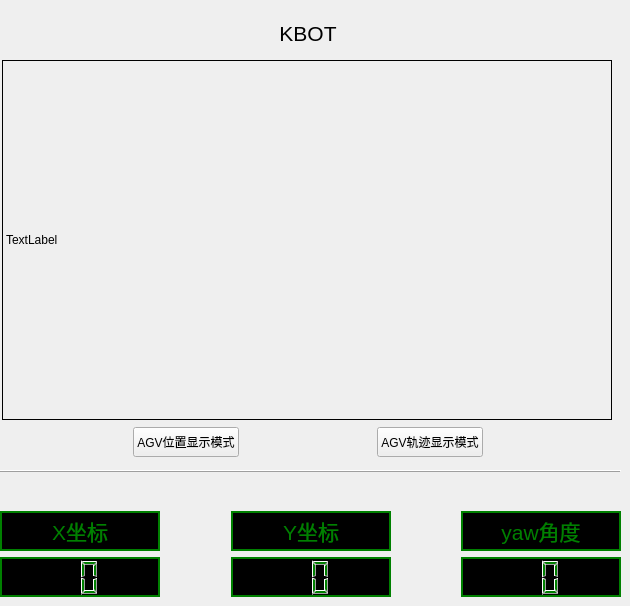
       <widget class="QWidget" name="tab_4">
        <attribute name="title">
         <string>car_path</string>
        </attribute>
        <widget class="QWidget" name="layoutWidget">
         <property name="geometry">
          <rect>
           <x>2</x>
           <y>12</y>
           <width>612</width>
           <height>446</height>
          </rect>
         </property>
         <layout class="QVBoxLayout" name="verticalLayout_19">
          <item>
           <widget class="QLabel" name="label_27">
            <property name="enabled">
             <bool>true</bool>
            </property>
            <property name="minimumSize">
             <size>
              <width>0</width>
              <height>40</height>
             </size>
            </property>
            <property name="maximumSize">
             <size>
              <width>1000</width>
              <height>40</height>
             </size>
            </property>
            <property name="font">
             <font>
              <pointsize>16</pointsize>
             </font>
            </property>
            <property name="lineWidth">
             <number>3</number>
            </property>
            <property name="text">
             <string>KBOT</string>
            </property>
            <property name="alignment">
             <set>Qt::AlignCenter</set>
            </property>
           </widget>
          </item>
          <item>
           <widget class="QLabel" name="label_agv_image">
            <property name="minimumSize">
             <size>
              <width>610</width>
              <height>360</height>
             </size>
            </property>
            <property name="maximumSize">
             <size>
              <width>610</width>
              <height>360</height>
             </size>
            </property>
            <property name="styleSheet">
             <string notr="true">border: 1px solid black</string>
            </property>
            <property name="text">
             <string>TextLabel</string>
            </property>
           </widget>
          </item>
          <item>
           <layout class="QHBoxLayout" name="horizontalLayout_25">
            <item>
             <spacer name="horizontalSpacer_5">
              <property name="orientation">
               <enum>Qt::Horizontal</enum>
              </property>
              <property name="sizeHint" stdset="0">
               <size>
                <width>40</width>
                <height>20</height>
               </size>
              </property>
             </spacer>
            </item>
            <item>
             <widget class="QPushButton" name="agv_pose_btn">
              <property name="minimumSize">
               <size>
                <width>0</width>
                <height>30</height>
               </size>
              </property>
              <property name="maximumSize">
               <size>
                <width>200</width>
                <height>30</height>
               </size>
              </property>
              <property name="text">
               <string>AGV位置显示模式</string>
              </property>
             </widget>
            </item>
            <item>
             <spacer name="horizontalSpacer_4">
              <property name="orientation">
               <enum>Qt::Horizontal</enum>
              </property>
              <property name="sizeHint" stdset="0">
               <size>
                <width>100</width>
                <height>20</height>
               </size>
              </property>
             </spacer>
            </item>
            <item>
             <widget class="QPushButton" name="agv_path_btn">
              <property name="minimumSize">
               <size>
                <width>0</width>
                <height>30</height>
               </size>
              </property>
              <property name="maximumSize">
               <size>
                <width>200</width>
                <height>30</height>
               </size>
              </property>
              <property name="text">
               <string>AGV轨迹显示模式</string>
              </property>
             </widget>
            </item>
            <item>
             <spacer name="horizontalSpacer_6">
              <property name="orientation">
               <enum>Qt::Horizontal</enum>
              </property>
              <property name="sizeHint" stdset="0">
               <size>
                <width>40</width>
                <height>20</height>
               </size>
              </property>
             </spacer>
            </item>
           </layout>
          </item>
         </layout>
        </widget>
        <widget class="QWidget" name="layoutWidget">
         <property name="geometry">
          <rect>
           <x>0</x>
           <y>470</y>
           <width>621</width>
           <height>127</height>
          </rect>
         </property>
         <layout class="QVBoxLayout" name="verticalLayout_23">
          <item>
           <widget class="QFrame" name="frame_30">
            <property name="frameShape">
             <enum>QFrame::HLine</enum>
            </property>
            <property name="frameShadow">
             <enum>QFrame::Raised</enum>
            </property>
           </widget>
          </item>
          <item>
           <spacer name="verticalSpacer_12">
            <property name="orientation">
             <enum>Qt::Vertical</enum>
            </property>
            <property name="sizeHint" stdset="0">
             <size>
              <width>20</width>
              <height>20</height>
             </size>
            </property>
           </spacer>
          </item>
          <item>
           <layout class="QHBoxLayout" name="horizontalLayout_34">
            <item>
             <layout class="QVBoxLayout" name="verticalLayout_20">
              <item>
               <widget class="QLabel" name="label_29">
                <property name="minimumSize">
                 <size>
                  <width>0</width>
                  <height>40</height>
                 </size>
                </property>
                <property name="maximumSize">
                 <size>
                  <width>16777215</width>
                  <height>40</height>
                 </size>
                </property>
                <property name="styleSheet">
                 <string notr="true">background-color: rgb(0, 0, 0);
color: green;
border:2px solid green;
font:16pt;</string>
                </property>
                <property name="lineWidth">
                 <number>1</number>
                </property>
                <property name="text">
                 <string>X坐标</string>
                </property>
                <property name="alignment">
                 <set>Qt::AlignCenter</set>
                </property>
               </widget>
              </item>
              <item>
               <widget class="QLCDNumber" name="lcdNumber_agv_x">
                <property name="minimumSize">
                 <size>
                  <width>160</width>
                  <height>40</height>
                 </size>
                </property>
                <property name="maximumSize">
                 <size>
                  <width>280</width>
                  <height>41</height>
                 </size>
                </property>
                <property name="styleSheet">
                 <string notr="true">background-color: rgb(0, 0, 0);
color: green;
border:2px solid green;
font:15pt;
</string>
                </property>
                <property name="digitCount">
                 <number>2</number>
                </property>
               </widget>
              </item>
             </layout>
            </item>
            <item>
             <spacer name="horizontalSpacer_7">
              <property name="orientation">
               <enum>Qt::Horizontal</enum>
              </property>
              <property name="sizeHint" stdset="0">
               <size>
                <width>40</width>
                <height>20</height>
               </size>
              </property>
             </spacer>
            </item>
            <item>
             <layout class="QVBoxLayout" name="verticalLayout_21">
              <item>
               <widget class="QLabel" name="label_31">
                <property name="minimumSize">
                 <size>
                  <width>0</width>
                  <height>40</height>
                 </size>
                </property>
                <property name="maximumSize">
                 <size>
                  <width>16777215</width>
                  <height>40</height>
                 </size>
                </property>
                <property name="styleSheet">
                 <string notr="true">background-color: rgb(0, 0, 0);
color: green;
border:2px solid green;
font:16pt;</string>
                </property>
                <property name="lineWidth">
                 <number>1</number>
                </property>
                <property name="text">
                 <string>Y坐标</string>
                </property>
                <property name="alignment">
                 <set>Qt::AlignCenter</set>
                </property>
               </widget>
              </item>
              <item>
               <widget class="QLCDNumber" name="lcdNumber_agv_y">
                <property name="minimumSize">
                 <size>
                  <width>160</width>
                  <height>40</height>
                 </size>
                </property>
                <property name="maximumSize">
                 <size>
                  <width>280</width>
                  <height>41</height>
                 </size>
                </property>
                <property name="styleSheet">
                 <string notr="true">background-color: rgb(0, 0, 0);
color: green;
border:2px solid green;
font:15pt;
</string>
                </property>
                <property name="digitCount">
                 <number>2</number>
                </property>
               </widget>
              </item>
             </layout>
            </item>
            <item>
             <spacer name="horizontalSpacer_8">
              <property name="orientation">
               <enum>Qt::Horizontal</enum>
              </property>
              <property name="sizeHint" stdset="0">
               <size>
                <width>40</width>
                <height>20</height>
               </size>
              </property>
             </spacer>
            </item>
            <item>
             <layout class="QVBoxLayout" name="verticalLayout_22">
              <item>
               <widget class="QLabel" name="label_45">
                <property name="minimumSize">
                 <size>
                  <width>0</width>
                  <height>40</height>
                 </size>
                </property>
                <property name="maximumSize">
                 <size>
                  <width>16777215</width>
                  <height>40</height>
                 </size>
                </property>
                <property name="styleSheet">
                 <string notr="true">background-color: rgb(0, 0, 0);
color: green;
border:2px solid green;
font:16pt;</string>
                </property>
                <property name="lineWidth">
                 <number>1</number>
                </property>
                <property name="text">
                 <string>yaw角度</string>
                </property>
                <property name="alignment">
                 <set>Qt::AlignCenter</set>
                </property>
               </widget>
              </item>
              <item>
               <widget class="QLCDNumber" name="lcdNumber_agv_theta">
                <property name="minimumSize">
                 <size>
                  <width>160</width>
                  <height>40</height>
                 </size>
                </property>
                <property name="maximumSize">
                 <size>
                  <width>280</width>
                  <height>41</height>
                 </size>
                </property>
                <property name="styleSheet">
                 <string notr="true">background-color: rgb(0, 0, 0);
color: green;
border:2px solid green;
font:15pt;
</string>
                </property>
                <property name="digitCount">
                 <number>2</number>
                </property>
               </widget>
              </item>
             </layout>
            </item>
           </layout>
          </item>
         </layout>
        </widget>
       </widget>
